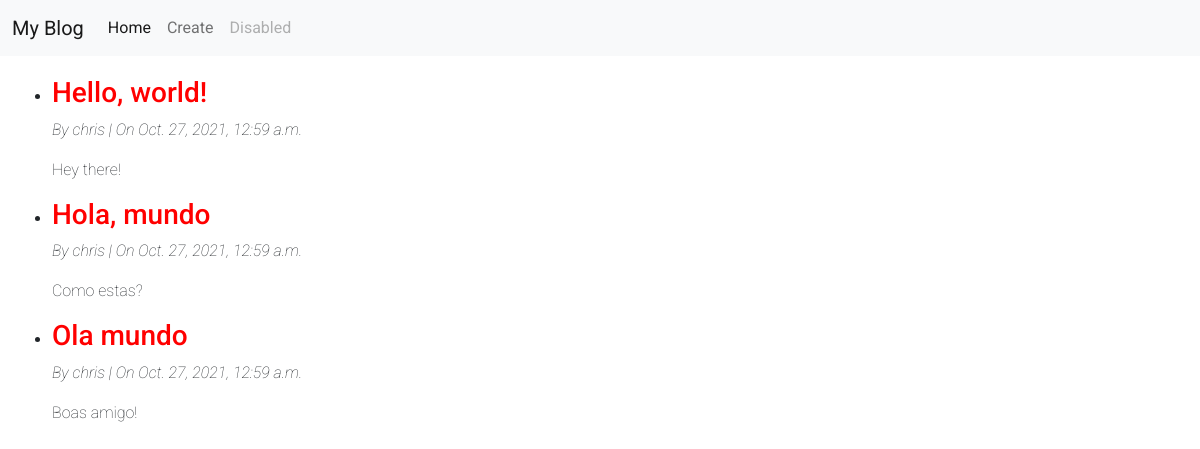
Before: / with the older database file.
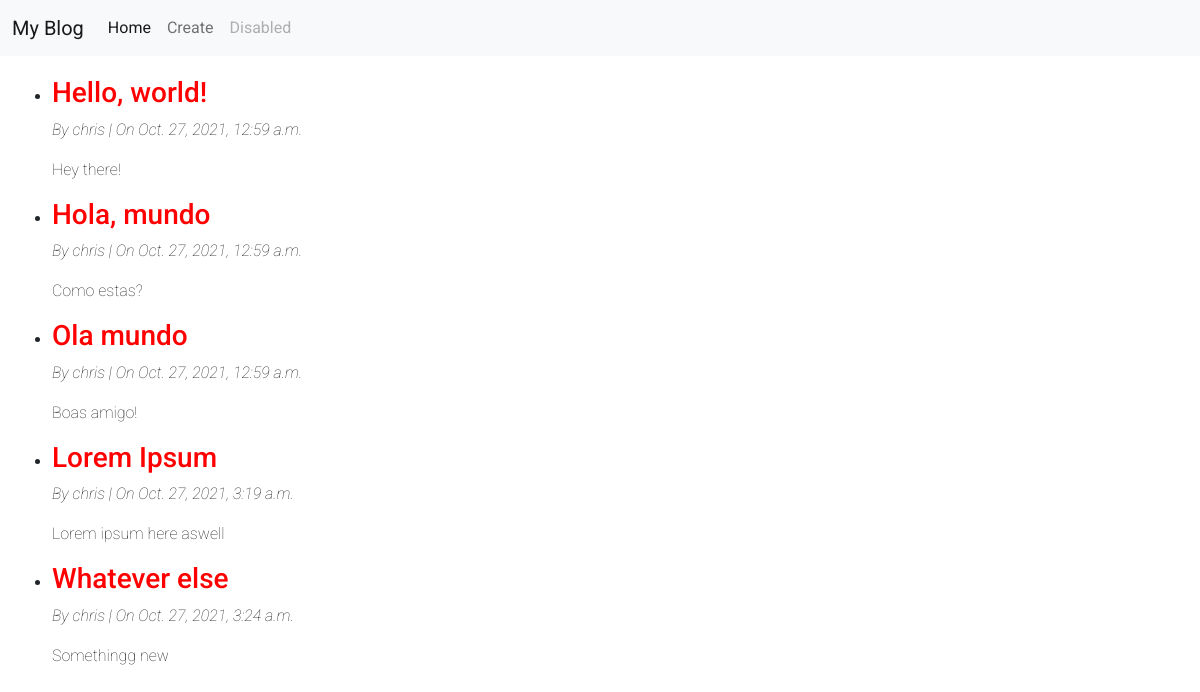
After: the same page with the newer database file.
### blog/models.py (models this page shows, shortened)
class Post(models.Model):
    title = models.CharField(max_length=200)
    author = models.ForeignKey(
        'auth.User',
        on_delete=models.CASCADE
    )
    body = models.TextField()
    created_at = models.DateTimeField(auto_now_add=True)

### blog/views.py (the view)
# urls.py: path('', BlogListView.as_view(), name='home'),
class BlogListView(ListView):
    model = Post
    template_name = "home.html"

### templates/home.html (shortened to what this page needs)
{% extends 'base.html' %}
{% block content %}
    <ul>
        {% for post in post_list %}
            <li>
                <a href="{% url 'post_detail' post.id %}">
                    <h3>{{ post.title }}</h3>
                </a>
                <p id="subtitle">By {{ post.author }} | On {{ post.created_at }}</p>
                <p>{{ post.body }}</p>
            </li>
        {% endfor %}
    </ul>
{% endblock content %}

### templates/base.html (shortened to what this page needs)
{% load static %}
<!DOCTYPE html>
<html lang="en">
<head>
    <link
    href="https://cdn.jsdelivr.net/npm/bootstrap@5.1.3/dist/css/bootstrap.min.css"
    rel="stylesheet"
>
    <link rel="stylesheet" href="{% static 'css/base.css' %}">
</head>
<body>
    <nav class="navbar navbar-expand-lg navbar-light bg-light">
        <div class="container-fluid">
          <a class="navbar-brand" href="{% url 'home' %}">My Blog</a>
          <ul class="navbar-nav me-auto mb-2 mb-lg-0">
            <li class="nav-item">
              <a class="nav-link active" aria-current="page" href="{% url 'home' %}">Home</a>
            </li>
            <li class="nav-item">
              <a class="nav-link" href="{% url 'post_new' %}">Create</a>
            </li>
            <li class="nav-item">
              <a class="nav-link disabled">Disabled</a>
            </li>
          </ul>
        </div>
      </nav>
      <div class="content-block">
          {% block content %}
          {% endblock content %}
      </div>
</body>
</html>

### static/css/base.css (style rules this page uses)
body { font-family: 'Roboto', sans-serif; }
a { text-decoration: none; }
h3 { color: red; }
p { font-weight: 100; }
#subtitle { font-weight: 100; font-style: italic; }
.content-block { padding: 10px; margin: 10px; }

Changed rows visible on the page:
added Post: title "Lorem Ipsum", author "chris", created_at "Oct. 27, 2021, 3:19 a.m.", body "Lorem ipsum here aswell"
added Post: title "Whatever else", author "chris", created_at "Oct. 27, 2021, 3:24 a.m.", body "Somethingg new"
